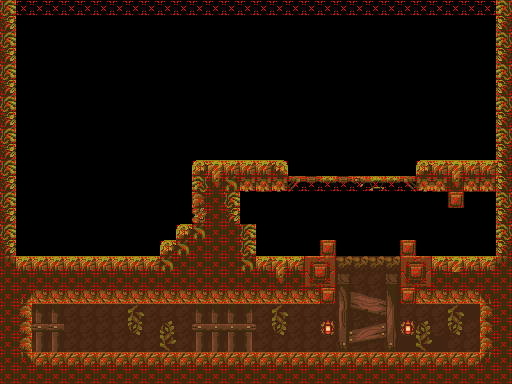

This is a level from a 2D game, rendered from its Tiled map with the project's own tilesets. A one-line summary and the map file follow, with tile-layer data summarised:
An orthogonal 32x24 tile map with 16x16 px tiles, 2 tile layers (Platforms, Collision), 3 hidden layers not drawn, 3 tilesets.

<map version="1.2" tiledversion="2019.09.04" orientation="orthogonal" renderorder="left-up" compressionlevel="0" width="32" height="24" tilewidth="16" tileheight="16" infinite="0" nextlayerid="6" nextobjectid="1">
 <tileset firstgid="1" source="tileset.tsx" />
 <tileset firstgid="241" source="TS_background.tsx" />
 <tileset firstgid="601" source="TS_Back.tsx" />
 <layer id="1" name="Background" width="32" height="24" visible="0">
  <data>[768 cells, 768 non-empty, 180 distinct tile ids]</data>
 </layer>
 <layer id="2" name="Middleground" width="32" height="24" visible="0">
  <data>[768 cells, 702 non-empty, 377 distinct tile ids]</data>
 </layer>
 <layer id="3" name="Platforms" width="32" height="24">
  <data>[768 cells, 338 non-empty, 62 distinct tile ids]</data>
 </layer>
 <layer id="4" name="Foreground" width="32" height="24" visible="0">
  <data>[768 cells, 61 non-empty, 9 distinct tile ids]</data>
 </layer>
 <layer id="5" name="Collision" width="32" height="24">
  <data>[768 cells, 277 non-empty, 2 distinct tile ids]</data>
 </layer>
</map>
